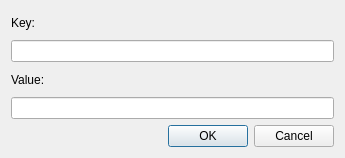
<?xml version="1.0" encoding="UTF-8"?>
<ui version="4.0">
 <class>SQSQueueTagsDialog</class>
 <widget class="QDialog" name="SQSQueueTagsDialog">
  <property name="geometry">
   <rect>
    <x>0</x>
    <y>0</y>
    <width>345</width>
    <height>158</height>
   </rect>
  </property>
  <property name="windowTitle">
   <string>SQS Queue Tags</string>
  </property>
  <layout class="QVBoxLayout" name="verticalLayout">
   <item>
    <layout class="QGridLayout" name="gridLayout">
     <item row="1" column="0">
      <widget class="QLineEdit" name="keyEdit"/>
     </item>
     <item row="2" column="0">
      <widget class="QLabel" name="valueLabel">
       <property name="text">
        <string>Value:</string>
       </property>
      </widget>
     </item>
     <item row="0" column="0">
      <widget class="QLabel" name="keyLabel">
       <property name="text">
        <string>Key:</string>
       </property>
      </widget>
     </item>
     <item row="3" column="0">
      <widget class="QLineEdit" name="valueEdit"/>
     </item>
    </layout>
   </item>
   <item>
    <widget class="QDialogButtonBox" name="buttonBox">
     <property name="standardButtons">
      <set>QDialogButtonBox::StandardButton::Cancel|QDialogButtonBox::StandardButton::Ok</set>
     </property>
    </widget>
   </item>
  </layout>
 </widget>
 <resources/>
 <connections/>
</ui>
